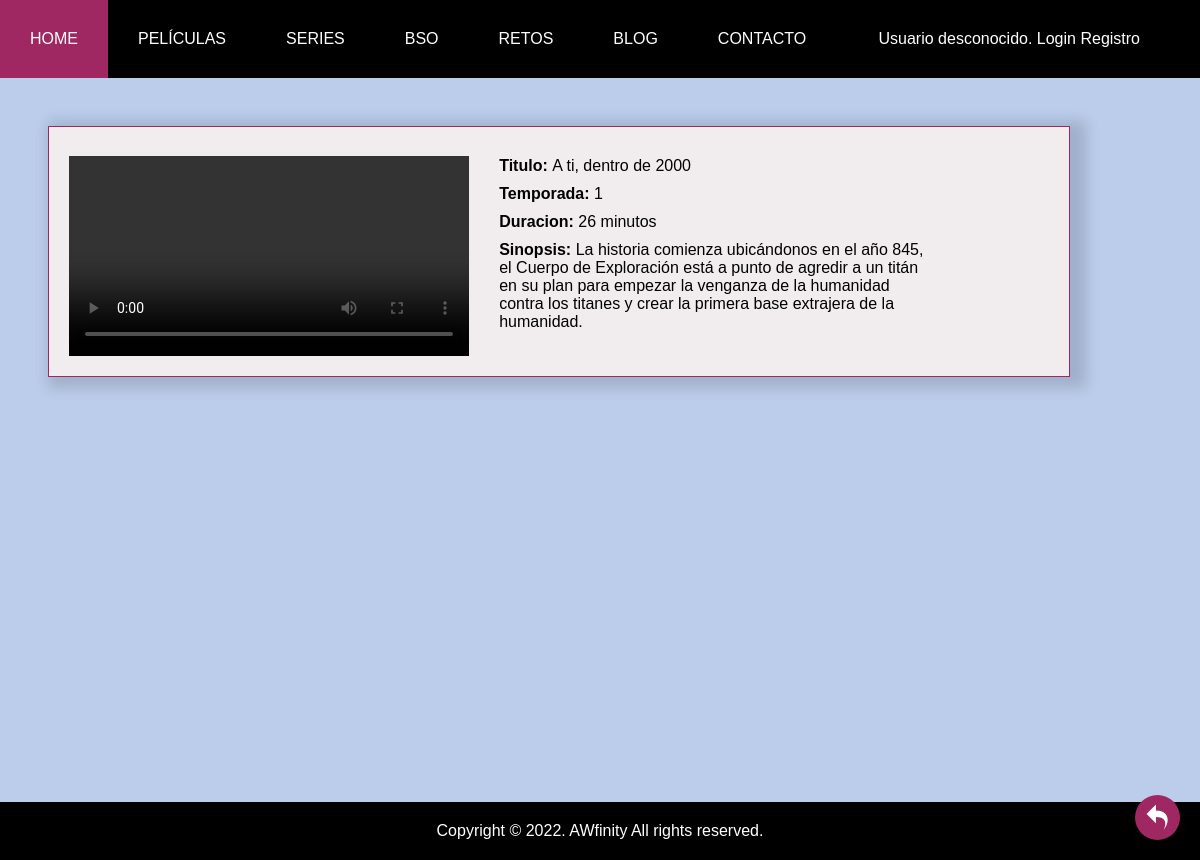
The app's page /episodioVista.php?id_episodio=24 with its own data.
### tables this page shows
CREATE TABLE `episodios` (
  `id_episodio` int(11) NOT NULL,
  `id_serie` int(11) NOT NULL,
  `titulo` varchar(20) NOT NULL,
  `duracion` int(11) NOT NULL,
  `temporada` int(11) NOT NULL,
  `ruta_video` varchar(525) NOT NULL,
  `sinopsis` text NOT NULL
);

### includes/Episodio.php (called while the page is built, shortened)
<?php
class Episodio
{
    private $titulo;
    private $duracion;
    private $temporada;
    private $ruta_video;
    private $sinopsis;
    private function __construct($id_serie, $titulo, $duracion, $temporada,  $ruta_video, $sinopsis, $id_episodio = NULL) {
        $this->titulo = $titulo;
        $this->duracion = $duracion;
        $this->temporada = $temporada;
        $this->ruta_video = $ruta_video;
        $this->sinopsis = $sinopsis;
    }
    public function getDuracion(){
        return $this->duracion;
    }
    public function getRutaVideo() {
        return $this->ruta_video;
    }
    public function getSinopsis() {
        return $this->sinopsis;
    }
    public function getTemporada(){
        return $this->temporada;
    }
    public function getTitulo() {
        return $this->titulo;
    }
    public static function buscaEpisodioId($id_episodio)
    {
        $conn = Aplicacion::getInstance()->getConexionBd();
        $query = sprintf("SELECT * FROM episodios E WHERE E.id_episodio = '%d'"
        , $conn->real_escape_string($id_episodio)
        );
        $rs = $conn->query($query);
        $result = false;
        if ($rs) {
            $fila = $rs->fetch_assoc();
            if ($fila) {
                $result = new Episodio($fila['id_serie'], $fila['titulo'], $fila['duracion'], $fila['temporada'],  $fila['ruta_video'], $fila['sinopsis'], $fila['id_episodio']);
            }
        } else {
            error_log("Error BD ({$conn->errno}): {$conn->error}");
        }
        return $result;
    }
}

### episodioVista.php (the view, shortened to what this page needs)
<?php
$id_episodio = isset($_GET['id_episodio']) ? htmlspecialchars(trim(strip_tags($_GET["id_episodio"]))) : 0;
$episodio = path\Episodio::buscaEpisodioId($id_episodio);
$duracion = $episodio->getDuracion();
$titulo = $episodio->getTitulo();
$temporada= $episodio->getTemporada();
$sinopsis= $episodio->getSinopsis();
$ruta_video = $episodio->getRutaVideo();
$cadena_video = substr($ruta_video,2);
$contenidoPrincipal = "";
$contenidoPrincipal .= "<div class='peli-card' id ='peli-card'>";
$contenidoPrincipal .= "<div class='derecha'>";
$contenidoPrincipal .= "<div class='peli-foto-card' id ='peli-foto'>
  <video controls>
  <source src='$cadena_video' type='video/mp4'>
  Your browser does not support the video tag.
  </video>
</div>";
$contenidoPrincipal .= "</div>";
$contenidoPrincipal .= "<div class='peli-datos-card' id ='peli-datos'>";
$contenidoPrincipal .= "<div class='fila-dato'> <strong>Titulo:  </strong>$titulo</div>";
$contenidoPrincipal .= "<div class='fila-dato'> <strong>Temporada:  </strong>$temporada</div>";
$contenidoPrincipal .= "<div class='fila-dato'> <strong>Duracion:  </strong>$duracion  minutos</div>";
$contenidoPrincipal .= "<div class='fila-dato'> <strong>Sinopsis:  </strong>$sinopsis</div>";
$contenidoPrincipal .= "</div>";
$contenidoPrincipal .= "</div>";
require __DIR__. '/includes/vistas/plantillas/plantilla.php';
?>

### css/default.css (style rules this page uses)
* { margin:0px; padding:0px; }
div#peli-card.peli-card { margin: 4%; width: 85%; box-shadow: 8px 3px 13px 8px rgb(0 0 0 / 14%); border: 1px solid #9f2863; background-color: rgb(241, 237, 239); display: grid; grid-template-areas: "derecha datos"; grid-column-gap: 1%; }
div#peli-foto.peli-foto-card { grid-area: foto; padding-bottom: 20px; }
div#peli-datos.peli-datos-card { grid-area: datos; padding-right: 20px; padding-top: 30px; padding-bottom: 20px; }
div.fila-dato { padding-bottom: 10px; margin-right: 120px; }
div.derecha { display: grid; grid-area: derecha; grid-row: auto; grid-template-areas: "foto" "editar"; }
div#peli-foto.peli-foto-card video { float: left; padding-left: 20px; padding-right: 20px; padding-top: 29px; display: block; width: 400px; }

### records on screen
episodios: titulo "A ti, dentro de 2000", temporada "1", duracion "26", sinopsis "La historia comienza ubicándonos en el año 845, el Cuerpo de Exploración está a punto de agredir a un titán en su plan para empezar la venganza de la humanidad contra los titanes y crear la primera base extrajera de la humanidad."
